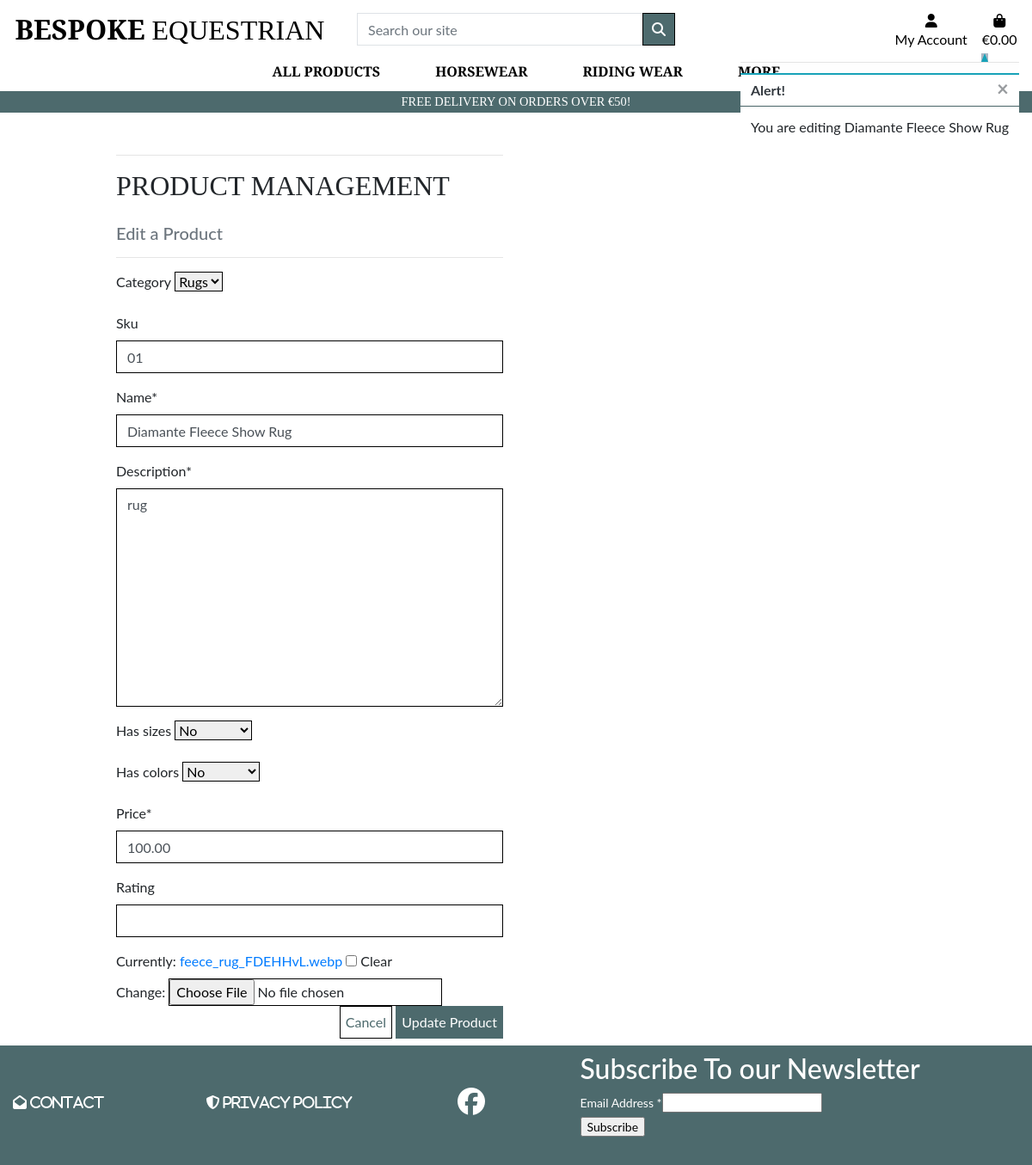
/products/edit/1/ (signed in), run on the app's committed database.
### products/models.py (models this page shows)
class Product(models.Model):
    category = models.ForeignKey('Category', null=True, blank=True, on_delete=models.SET_NULL)
    sku = models.CharField(max_length=254, null=True, blank=True)
    name = models.CharField(max_length=254)
    description = models.TextField()
    has_sizes = models.BooleanField(default=False, null=True, blank=True)
    has_colors =models.BooleanField(default=False, null=True, blank=True)
    price = models.DecimalField(max_digits=6, decimal_places=2)
    rating = models.DecimalField(max_digits=6, decimal_places=2, null=True, blank=True)
    image = models.FileField(null=True, blank=True)

### products/views.py (the view)
# urls.py: path('edit/<int:product_id>/', views.edit_product, name='edit_product'),
@login_required
def edit_product(request, product_id):
    if not request.user.is_superuser:
        messages.error(request, 'Sorry, only store owners can do that.')
        return redirect(reverse('home'))
    product = get_object_or_404(Product, pk=product_id)
    if request.method == 'POST':
        form = ProductForm(request.POST, request.FILES, instance=product)
        if form.is_valid():
            form.save()
            messages.success(request, 'Successfully updated product!')
            return redirect(reverse('product_detail', args=[product.id]))
        else:
            messages.error(request, 'Failed to update product. Please ensure the form is valid.')
    else:
        form = ProductForm(instance=product)
        messages.info(request, f'You are editing {product.name}')
    template = 'products/edit_product.html'
    context = {
        'form': form,
        'product': product,
    }
    return render(request, template, context)

### products/forms.py (shortened to what this page needs)
class ProductForm(forms.ModelForm):
    class Meta:
        model = Product
        fields = '__all__'
        image = forms.ImageField(label='Image', required=False, widget=CustomClearableFileInput)
    def __init__(self, *args, **kwargs):
        super().__init__(*args, **kwargs)
        categories = Category.objects.all()
        friendly_names = [(c.id, c.get_friendly_name()) for c in categories]
        self.fields['category'].choices = friendly_names
        for field_name, field in self.fields.items():
            field.widget.attrs['class'] = 'border-black rounded-0'

### bag/contexts.py (called while the page is built, shortened)
def bag_contents(request):
    bag_items = []
    total = 0
    product_count = 0
    bag = request.session.get('bag', {})
    discount = 0
    savings = 0
    grand_total = total - savings
    if total < settings.FREE_DELIVERY_THRESHOLD:
        delivery = total * Decimal(settings.STANDARD_DELIVERY_PERCENTAGE / 100)
        free_delivery_delta = settings.FREE_DELIVERY_THRESHOLD - total
    else:
        delivery = 0
        free_delivery_delta = 0
    grand_total = delivery + total
    context = {
        'bag_items': bag_items,
        'total': total,
        'product_count': product_count,
        'delivery': delivery,
        'free_delivery_delta': free_delivery_delta,
        'free_delivery_threshold': settings.FREE_DELIVERY_THRESHOLD,
        'grand_total': grand_total,
    }
    return context

### products/models.py (called while the page is built)
    def get_friendly_name(self):
        return self.friendly_name

### products/templates/products/edit_product.html (shortened to what this page needs)
{% extends "base.html" %}
{% load static %}
{% block page_header %}
<div class="container header-container">
</div>
{% endblock %}
{% block content %}
<div class="overlay"></div>
<div class="container">
    <div class="row">
        <div class="col-12 col-md-6">
            <hr>
            <h2 class="logo-font mb-4">Product Management</h2>
            <h5 class="text-muted">Edit a Product</h5>
            <hr>
        </div>
    </div>
    <div class="row">
        <div class="col-12 col-md-6">
            <form method="POST" action="{% url 'edit_product' product.id %}" class="form mb-2"
                enctype="multipart/form-data">
                {% for field in form %}
                {% if field.name != 'image' %}
                {{ field | as_crispy_field }}
                {% else %}
                {{ field }}
                {% endif %}
                {% endfor %}
                <div class="text-right">
                    <a class="btn btn-outline-black rounded-0" href="{% url 'products' %}">Cancel</a>
                    <button class="btn btn-black rounded-0" type="submit">Update Product</button>
                </div>
            </form>
        </div>
    </div>
</div>
{% endblock %}

### static/css/base.css (style rules this page uses)
html { height: 100%; }
body { background: url('/static/images/hero2.webp') no-repeat center center fixed; background-size: cover; font-family: 'Lato'; }
.logo-font { text-transform: uppercase; font-family: 'Playfair Display' }
.btn-black { background: #4D6A6D; color: white; }
.btn-outline-black { background: white; color: #4D6A6D !important; border: 1px solid black; }
.border-black { border: 1px solid black !important; }
.overlay { height: 100%; width: 100%; top: 0; left: 0; position: fixed; background: white; z-index: -1; }
@media (min-width: 1200px) { .container { max-width: 80%; } }
@media (min-width: 992px) { .header-container { padding-top: 164px; } }
.btn.btn-outline-black.rounded-0, .btn.btn-black.rounded-0 { padding: .375rem .375rem; }

### data on the page
Product: category "Rugs" "01" "Diamante Fleece Show Rug" "rug" "No" "No" "100.00"

### other printed values
{{ free_delivery_threshold }} "50"
{{ message }} "You are editing Diamante Fleece Show Rug"
